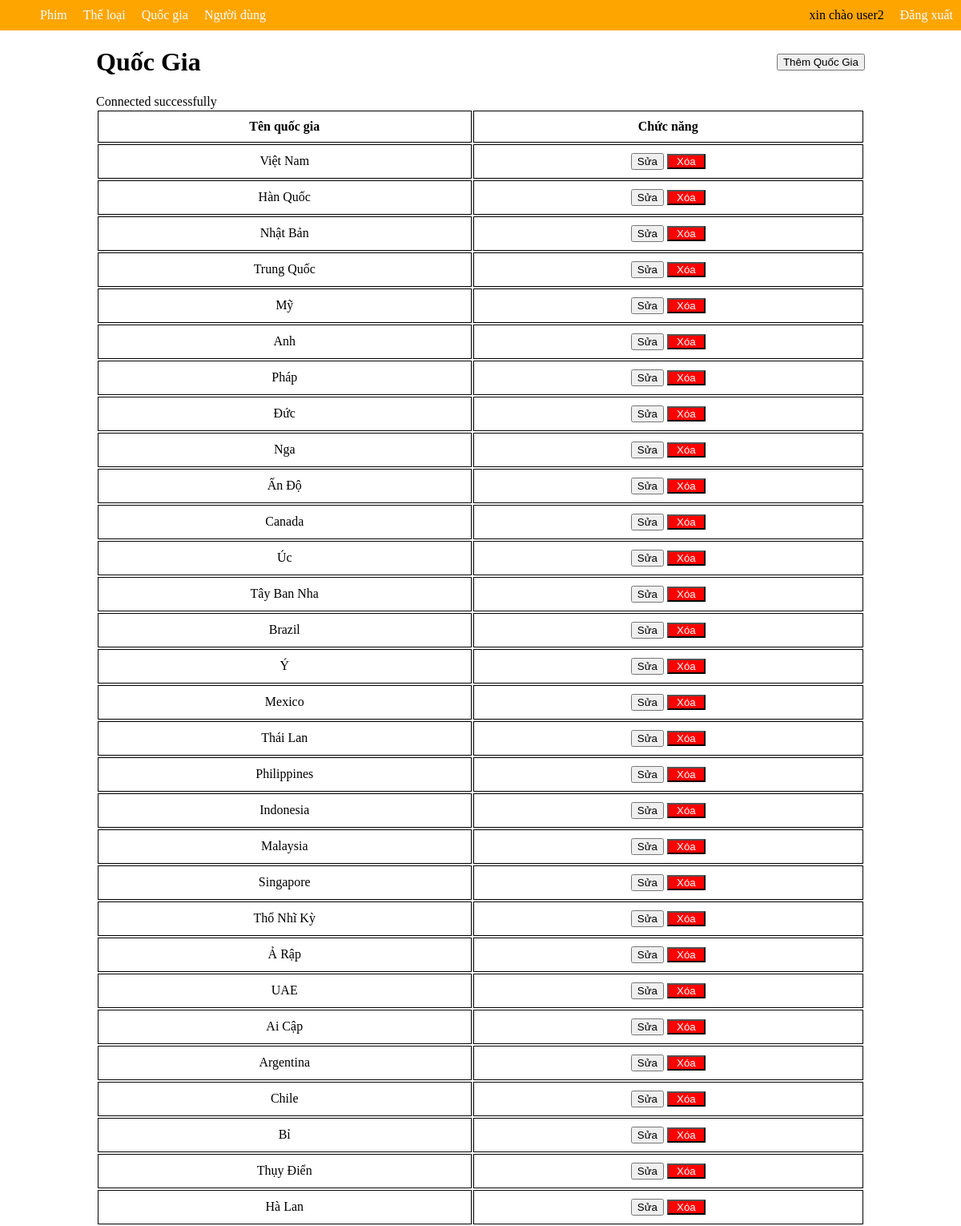
The app's page /buoi2/index.php?page_layout=quocgia (signed in) with its own data.
### tables this page shows
CREATE TABLE IF NOT EXISTS quoc_gia (
    id INT PRIMARY KEY AUTO_INCREMENT,
    ten_quoc_gia VARCHAR(50)
);

### buoi2/quocgia.php (the view, shortened to what this page needs)
<!DOCTYPE html>
<html lang="en">
<head>
</head>
<body>
     <div style="display: flex; justify-content: space-between; align-items: center;">
      <h1>Quốc Gia</h1>
    <button><a  class="them" href="themquocgia.php">Thêm Quốc Gia</a></button>
    </div>
    <table>
        <tr>
            <th>Tên quốc gia</th>
            <th>Chức năng</th>
        </tr>
        <?php
        include ('connect.php');
        $sql = "SELECT q.* FROM quoc_gia q ";
        $result = mysqli_query($conn, $sql);
        while($row = mysqli_fetch_array($result)) {
        ?>
        <tr>
            <td><?php echo $row["ten_quoc_gia"] ?></td>
            <td>
                <button>Sửa</button>
                <button class="xoa"><a  href="xoaquocgia.php?id.<?php echo $row["id"] ?>">Xóa</a></button>
            </td>
        </tr>
        <?php } ?>
    </table>
</body>
</html>

### buoi2/index.php (style rules this page uses)
body { margin: 0; }
a { text-decoration: none; }

### buoi2/quocgia.php (style rules this page uses)
table { width: 100%; text-align: center; }
th, td { border: 1px solid black; padding: 10px; }
a { text-decoration: none; color: white; }
.xoa { background-color: red; padding: 0 10px; color: white; }
.them { color : black; }

### records on screen
quoc_gia: ten_quoc_gia "Việt Nam"
quoc_gia: ten_quoc_gia "Hàn Quốc"
quoc_gia: ten_quoc_gia "Nhật Bản"
quoc_gia: ten_quoc_gia "Trung Quốc"
quoc_gia: ten_quoc_gia "Mỹ"
quoc_gia: ten_quoc_gia "Anh"
quoc_gia: ten_quoc_gia "Pháp"
quoc_gia: ten_quoc_gia "Đức"
quoc_gia: ten_quoc_gia "Nga"
quoc_gia: ten_quoc_gia "Ấn Độ"
quoc_gia: ten_quoc_gia "Canada"
quoc_gia: ten_quoc_gia "Úc"
quoc_gia: ten_quoc_gia "Tây Ban Nha"
quoc_gia: ten_quoc_gia "Brazil"
quoc_gia: ten_quoc_gia "Ý"
quoc_gia: ten_quoc_gia "Mexico"
quoc_gia: ten_quoc_gia "Thái Lan"
quoc_gia: ten_quoc_gia "Philippines"
quoc_gia: ten_quoc_gia "Indonesia"
quoc_gia: ten_quoc_gia "Malaysia"
quoc_gia: ten_quoc_gia "Singapore"
quoc_gia: ten_quoc_gia "Thổ Nhĩ Kỳ"
quoc_gia: ten_quoc_gia "Ả Rập"
quoc_gia: ten_quoc_gia "UAE"
quoc_gia: ten_quoc_gia "Ai Cập"
quoc_gia: ten_quoc_gia "Argentina"
quoc_gia: ten_quoc_gia "Chile"
quoc_gia: ten_quoc_gia "Bỉ"
quoc_gia: ten_quoc_gia "Thụy Điển"
quoc_gia: ten_quoc_gia "Hà Lan"

### other values on screen
$_SESSION["username"] "user2"
